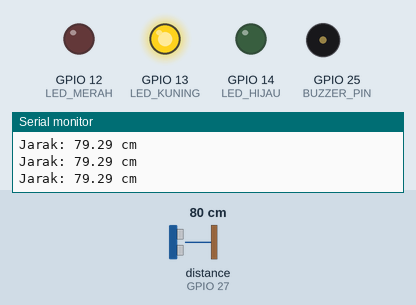
Simulated run of this sketch. Board: ESP32. On the bench: output pins drawn as LEDs (lit = HIGH), buzzer (waves = sounding, pin HIGH), the last lines printed to the serial monitor. Wiring (inferred from the names in the program): ultrasonic range finder: trigger GPIO 26; echo GPIO 27. Inputs (shaded band) come from the test bench; at power-on: distance to the obstacle (sensor on GPIO 27) 80 cm. The echo pulse lasts 58.3 µs per cm; pins used as bus, display or sensor lines are not drawn.

Above: at 1.3 s.
1.4 s: distance to the obstacle (sensor on GPIO 27) set to 55 cm
2.9 s: distance to the obstacle (sensor on GPIO 27) set to 46 cm
At 3.13 s:
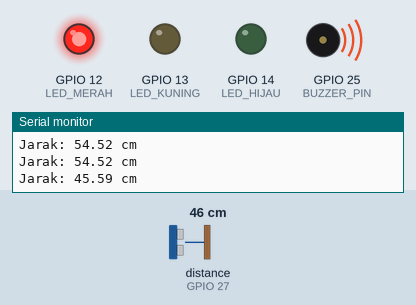
5.9 s: distance to the obstacle (sensor on GPIO 27) set to 120 cm
At 6.8 s:
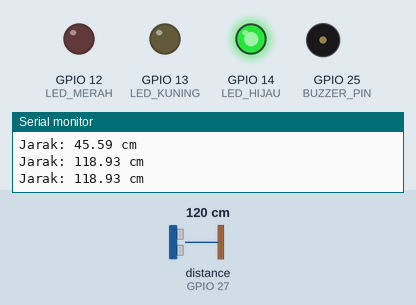
7.5 s: distance to the obstacle (sensor on GPIO 27) set to 104 cm
9.0 s: distance to the obstacle (sensor on GPIO 27) set to 96 cm
At 9.4 s:
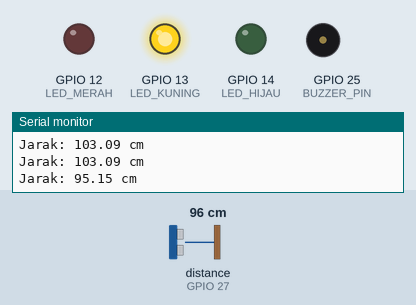
10.5 s: distance to the obstacle (sensor on GPIO 27) set to 2 cm
At 11.1 s:
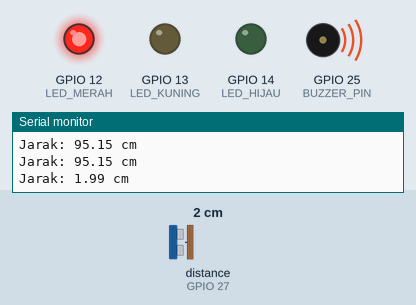
Timing chart, 0 to 13.1 s (numbered marks = the images above; inputs shaded):
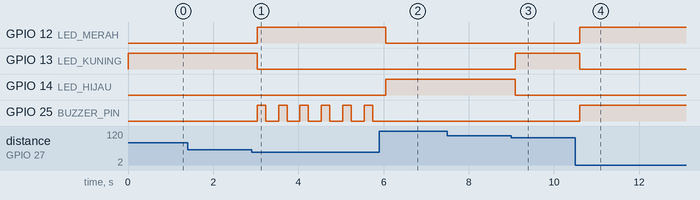

Measured:
- the behaviour switches between 51 and 50 cm on distance to the obstacle (sensor on GPIO 27) (found by bisection; images 0 and 1)
- the behaviour switches between 101 and 100 cm on distance to the obstacle (sensor on GPIO 27) (found by bisection; images 2 and 3)
- after the input at 2.9 s, GPIO 12 (LED_MERAH): LOW → HIGH after 0.13 s; GPIO 13 (LED_KUNING): HIGH → LOW after 0.13 s; GPIO 25 (BUZZER_PIN): alternates HIGH for 0.20 s and LOW for 0.30 s, starting after 0.13 s
- after the input at 5.9 s, GPIO 12 (LED_MERAH): HIGH → LOW after 0.15 s; GPIO 14 (LED_HIJAU): LOW → HIGH after 0.15 s; GPIO 25 (BUZZER_PIN): stops changing and stays LOW
- after the input at 9.0 s, GPIO 13 (LED_KUNING): LOW → HIGH after 0.10 s; GPIO 14 (LED_HIJAU): HIGH → LOW after 0.10 s
- after the input at 10.5 s, GPIO 12 (LED_MERAH), GPIO 25 (BUZZER_PIN): LOW → HIGH after 0.11 s; GPIO 13 (LED_KUNING): HIGH → LOW after 0.11 s

The sketch:

UAS_IOT.ino
```cpp
#define TRIG_PIN 26
#define ECHO_PIN 27
#define BUZZER_PIN 25

#define LED_MERAH 12
#define LED_KUNING 13
#define LED_HIJAU 14

void setup() {
  Serial.begin(115200);

  pinMode(TRIG_PIN, OUTPUT);
  pinMode(ECHO_PIN, INPUT);
  pinMode(BUZZER_PIN, OUTPUT);

  pinMode(LED_MERAH, OUTPUT);
  pinMode(LED_KUNING, OUTPUT);
  pinMode(LED_HIJAU, OUTPUT);
}

void loop() {
  // Kirim sinyal trigger ke HC-SR04
  digitalWrite(TRIG_PIN, LOW);
  delayMicroseconds(2);
  digitalWrite(TRIG_PIN, HIGH);
  delayMicroseconds(10);
  digitalWrite(TRIG_PIN, LOW);

  // Baca durasi echo
  long duration = pulseIn(ECHO_PIN, HIGH);
  float distance = duration * 0.034 / 2;

  Serial.print("Jarak: ");
  Serial.print(distance);
  Serial.println(" cm");

  if (distance < 10) {
    // Jarak sangat dekat, buzzer nyala full
    digitalWrite(LED_MERAH, HIGH);
    digitalWrite(LED_KUNING, LOW);
    digitalWrite(LED_HIJAU, LOW);
    digitalWrite(BUZZER_PIN, HIGH);
    delay(500);  // jeda untuk LED
  }
  else if (distance < 30) {
    // Jarak dekat, buzzer bunyi cepat (berisik sedang)
    digitalWrite(LED_MERAH, HIGH);
    digitalWrite(LED_KUNING, LOW);
    digitalWrite(LED_HIJAU, LOW);
    digitalWrite(BUZZER_PIN, HIGH);
    delay(100);
    digitalWrite(BUZZER_PIN, LOW);
    delay(100);
  }
  else if (distance < 50) {
    // Jarak agak dekat, buzzer bunyi jarang (ada jeda)
    digitalWrite(LED_MERAH, HIGH);
    digitalWrite(LED_KUNING, LOW);
    digitalWrite(LED_HIJAU, LOW);
    digitalWrite(BUZZER_PIN, HIGH);
    delay(200);
    digitalWrite(BUZZER_PIN, LOW);
    delay(300);
  }
  else if (distance <= 100) {
    // Waspada, LED kuning
    digitalWrite(LED_MERAH, LOW);
    digitalWrite(LED_KUNING, HIGH);
    digitalWrite(LED_HIJAU, LOW);
    digitalWrite(BUZZER_PIN, LOW);
    delay(500);
  }
  else {
    // Aman, LED hijau
    digitalWrite(LED_MERAH, LOW);
    digitalWrite(LED_KUNING, LOW);
    digitalWrite(LED_HIJAU, HIGH);
    digitalWrite(BUZZER_PIN, LOW);
    delay(500);
  }
}
```
